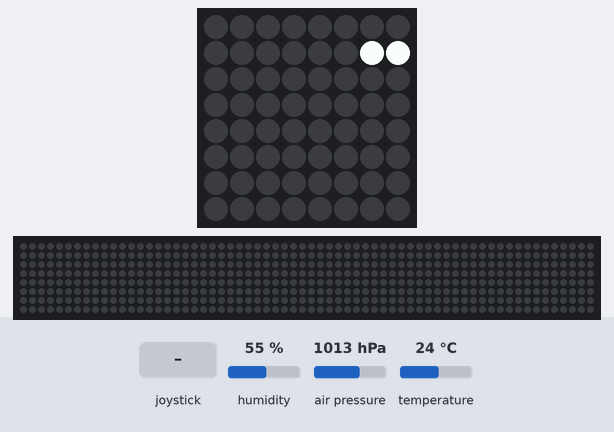
Bench run of a program on a simulated Raspberry Pi (BCM pin numbers) with a Sense HAT. Shown: the Sense HAT's 8×8 RGB LED matrix, a strip that is not on the board, showing the scrolling text unrolled. The inputs (shaded band) are chosen by the test bench; at power-on: humidity 55 %, air pressure 1013 hPa, temperature 24 °C. The 64×8 strip is a reading aid, not a part: it shows the text the matrix is scrolling, unrolled, one strip-width of it at a time. At 6.3 s the program stops and its outputs stay as they are.

Above: at 0.13 s.
At 1.25 s:
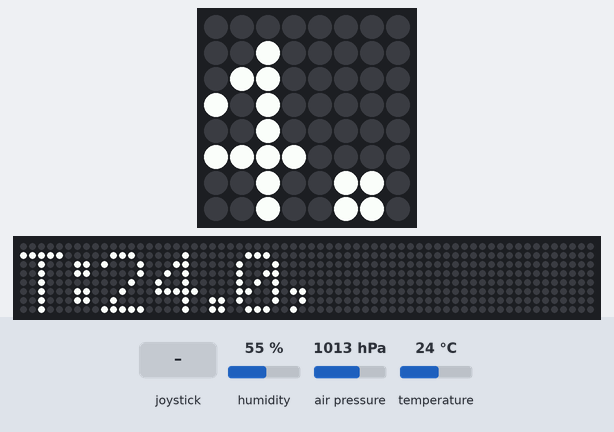
1.3 s: joystick clicked
At 7.3 s:
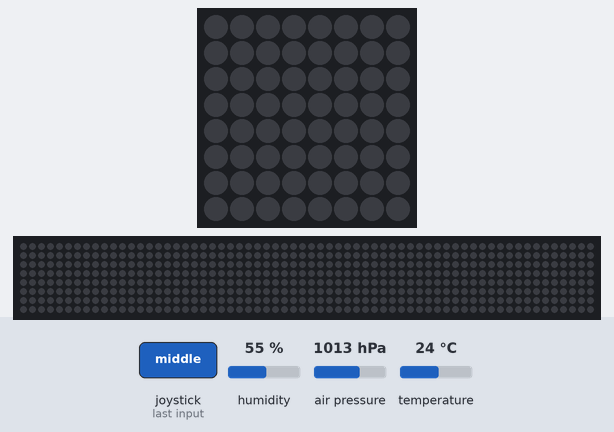

The program:

weather.py
```python
#!/usr/bin/python
from sense_hat import SenseHat, ACTION_RELEASED

sense = SenseHat()

running = True

def pushed_middle(event):
	global running
	running = False

sense.stick.direction_middle = pushed_middle

while running:
	t = sense.get_temperature()
	p = sense.get_pressure()
	h = sense.get_humidity()

	t = round(t, 1)
	p = round(p, 1)
	h = round(h, 1)

	msg = "T:{0}, P:{1}, H:{2}".format(t,p,h)

	sense.show_message(msg, 0.05)
```
